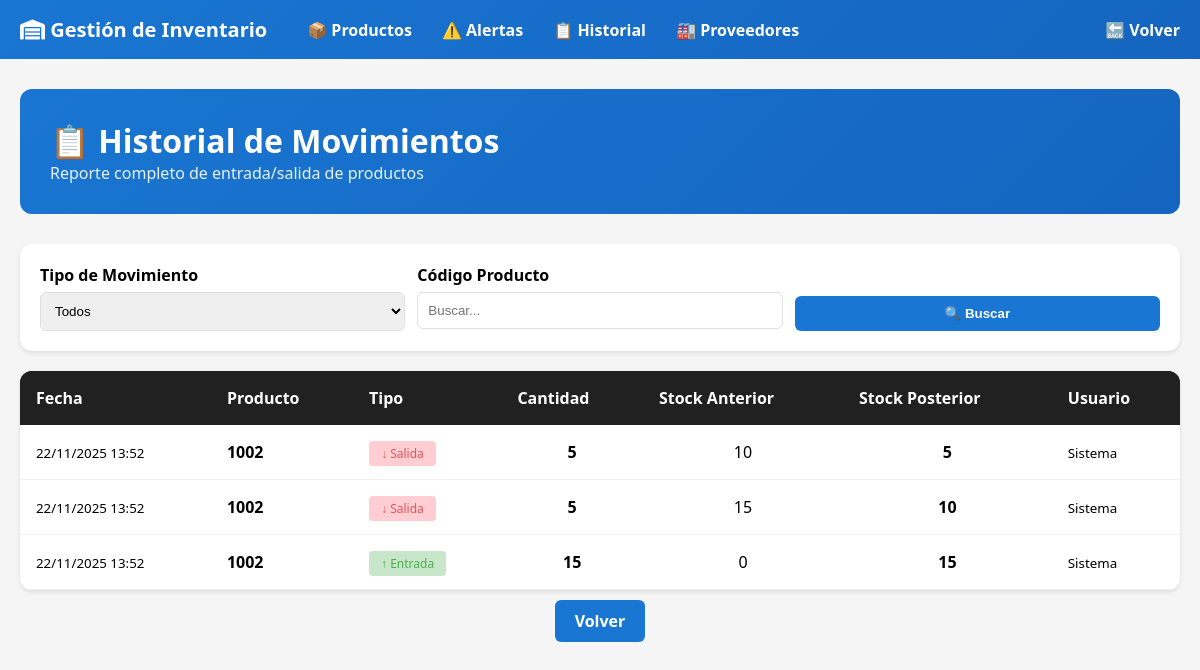
/productos/historial/, run on the app's committed database.
### inventario/models.py (models this page shows, shortened)
class Movimiento(models.Model):
    TIPOS_MOVIMIENTO = [
        ('entrada', 'Entrada de Stock'),
        ('salida', 'Salida de Stock'),
        ('ajuste', 'Ajuste de Inventario'),
        ('devolución', 'Devolución'),
    ]
    producto = models.ForeignKey(Producto, on_delete=models.CASCADE, verbose_name='Producto')
    tipo = models.CharField(max_length=20, choices=TIPOS_MOVIMIENTO, verbose_name='Tipo de Movimiento')
    cantidad = models.IntegerField(validators=[MinValueValidator(1)], verbose_name='Cantidad')
    usuario = models.CharField(max_length=100, verbose_name='Usuario que Realizó Movimiento')
    descripcion = models.TextField(blank=True, default='', verbose_name='Descripción/Observaciones')
    fecha = models.DateTimeField(auto_now_add=True, verbose_name='Fecha del Movimiento')
    stock_anterior = models.IntegerField(verbose_name='Stock Anterior')
    stock_posterior = models.IntegerField(verbose_name='Stock Posterior')
    class Meta:
        verbose_name = 'Movimiento'
        verbose_name_plural = 'Movimientos'
        ordering = ['-fecha']

class Producto(models.Model):
    COLORES = [
        ('ROJO', 'Rojo'),
        ('AZUL', 'Azul'),
        ('NEGRO', 'Negro'),
        ('BLANCO', 'Blanco'),
        ('GRIS', 'Gris'),
        ('VERDE', 'Verde'),
    ]
    CATEGORIAS = [
        ('ELECTRONICA', 'Electrónica'),
        ('HERRAMIENTAS', 'Herramientas'),
        ('VEHICULOS', 'Vehículos'),
        ('OFICINA', 'Oficina'),
        ('OTROS', 'Otros'),
    ]
    codigo = models.CharField(max_length=20, unique=True, verbose_name='Código de Producto')
    nombre = models.CharField(max_length=100, verbose_name='Nombre')
    marca = models.CharField(max_length=100, verbose_name='Marca del Producto')
    color = models.CharField(max_length=20, choices=COLORES, verbose_name='Color')
    categoria = models.CharField(max_length=50, choices=CATEGORIAS, default='OTROS', verbose_name='Categoría')
    stock = models.IntegerField(default=0, validators=[MinValueValidator(0)], verbose_name='Stock Disponible')
    stock_minimo = models.IntegerField(default=5, validators=[MinValueValidator(0)], verbose_name='Stock Mínimo')
    precio = models.DecimalField(max_digits=10, decimal_places=2, default=Decimal('0.00'), verbose_name='Precio Unitario')
    descripcion = models.TextField(blank=True, null=True, verbose_name='Descripción')
    codigo_barras = models.CharField(max_length=13, unique=True, blank=True, null=True, verbose_name='Código de Barras')
    proveedor = models.ForeignKey('Proveedor', on_delete=models.SET_NULL, null=True, blank=True, verbose_name='Proveedor')
    fecha_creacion = models.DateTimeField(auto_now_add=True, verbose_name='Fecha de Creación')
    fecha_actualizacion = models.DateTimeField(auto_now=True, verbose_name='Fecha de Actualización')
    class Meta:
        verbose_name = 'Producto'
        verbose_name_plural = 'Productos'
        ordering = ['-fecha_creacion']

### inventario/views.py (the view)
# urls.py: path('historial/', HistorialListView.as_view(), name='historial'),
class HistorialListView(ListView):
    model = Movimiento
    template_name = 'inventario/historial.html'
    context_object_name = 'movimientos'
    paginate_by = 50
    def get_queryset(self):
        queryset = Movimiento.objects.all()
        tipo = self.request.GET.get('tipo')
        if tipo:
            queryset = queryset.filter(tipo=tipo)
        producto = self.request.GET.get('producto')
        if producto:
            queryset = queryset.filter(producto__codigo__icontains=producto)
        return queryset.order_by('-fecha')
    def get_context_data(self, **kwargs):
        context = super().get_context_data(**kwargs)
        context['rol'] = self.request.GET.get('rol', 'administrador')
        return context

### inventario/templates/inventario/historial.html (shortened to what this page needs)
{% extends "inventario/base.html" %}
{% block content %}
<div style="background: linear-gradient(135deg, #1976D2 0%, #1565C0 100%); color: white; padding: 30px; border-radius: 12px; margin-bottom: 30px;">
    <h1 style="font-size: 32px; font-weight: 700;">📋 Historial de Movimientos</h1>
    <p style="opacity: 0.9;">Reporte completo de entrada/salida de productos</p>
</div>
<div style="background: white; padding: 20px; border-radius: 12px; margin-bottom: 20px; box-shadow: 0 2px 4px rgba(0,0,0,0.1);">
    <form method="get" style="display: grid; grid-template-columns: repeat(auto-fit, minmax(200px, 1fr)); gap: 12px;">
        <div>
            <label style="font-weight: 600; display: block; margin-bottom: 6px;">Tipo de Movimiento</label>
            <select name="tipo" style="width: 100%; padding: 10px; border: 1px solid #E0E0E0; border-radius: 6px;">
                <option value="">Todos</option>
            </select>
        </div>
        <div>
            <label style="font-weight: 600; display: block; margin-bottom: 6px;">Código Producto</label>
            <input type="text" name="producto" value="{{ request.GET.producto }}" style="width: 100%; padding: 10px; border: 1px solid #E0E0E0; border-radius: 6px;" placeholder="Buscar...">
        </div>
        <div style="align-self: flex-end;">
            <button type="submit" style="background: #1976D2; color: white; padding: 10px 20px; border: none; border-radius: 6px; font-weight: 600; cursor: pointer; width: 100%;">🔍 Buscar</button>
        </div>
    </form>
</div>
{% if movimientos %}
<div style="background: white; border-radius: 12px; overflow: hidden; box-shadow: 0 2px 4px rgba(0,0,0,0.1);">
    <table style="width: 100%; border-collapse: collapse;">
        <thead>
            <tr style="background: #212121; color: white;">
                <th style="padding: 16px; text-align: left;">Fecha</th>
                <th style="padding: 16px;">Producto</th>
                <th style="padding: 16px;">Tipo</th>
                <th style="padding: 16px;">Cantidad</th>
                <th style="padding: 16px;">Stock Anterior</th>
                <th style="padding: 16px;">Stock Posterior</th>
                <th style="padding: 16px;">Usuario</th>
            </tr>
        </thead>
        <tbody>
        {% for mov in movimientos %}
        <tr style="border-bottom: 1px solid #F0F0F0;">
            <td style="padding: 16px;"><small>{{ mov.fecha|date:'d/m/Y H:i' }}</small></td>
            <td style="padding: 16px;"><strong>{{ mov.producto.codigo }}</strong></td>
            <td style="padding: 16px;">
                {% if mov.tipo == 'entrada' %}
                <span style="background: #C8E6C9; color: #4CAF50; padding: 4px 12px; border-radius: 4px; font-size: 12px;">↑ Entrada</span>
                {% elif mov.tipo == 'salida' %}
                <span style="background: #FFCDD2; color: #E05555; padding: 4px 12px; border-radius: 4px; font-size: 12px;">↓ Salida</span>
                {% else %}
                <span style="background: #E1BEE7; color: #7B1FA2; padding: 4px 12px; border-radius: 4px; font-size: 12px;">⚙ {{ mov.get_tipo_display }}</span>
                {% endif %}
            </td>
            <td style="padding: 16px; text-align: center; font-weight: 600;">{{ mov.cantidad }}</td>
            <td style="padding: 16px; text-align: center;">{{ mov.stock_anterior }}</td>
            <td style="padding: 16px; text-align: center; font-weight: 600;">{{ mov.stock_posterior }}</td>
            <td style="padding: 16px;"><small>{{ mov.usuario }}</small></td>
        </tr>
        {% endfor %}
        </tbody>
    </table>
</div>
{% else %}
<div style="background: white; padding: 60px; border-radius: 12px; text-align: center;">
    <p style="font-size: 48px;">📭</p>
    <h3>Sin movimientos registrados</h3>
</div>
{% endif %}
<div style="margin-top: 20px; text-align: center;">
    <a href="{% url 'inventario:listado' %}?rol={{ rol }}" style="background: #1976D2; color: white; padding: 10px 20px; border-radius: 6px; text-decoration: none; font-weight: 600;">Volver</a>
</div>
{% endblock %}

### inventario/templates/inventario/base.html (shortened to what this page needs)
<!DOCTYPE html>
<html lang="es">
<head>
    <link rel="stylesheet" href="https://cdnjs.cloudflare.com/ajax/libs/font-awesome/6.0.0/css/all.min.css">
</head>
<body>
    <div class="navbar">
        <div class="navbar-container">
            <a href="/" class="navbar-brand"><i class="fas fa-warehouse"></i> Gestión de Inventario</a>
            <div class="navbar-menu">
                <a href="{% url 'inventario:listado' %}?rol=administrador">📦 Productos</a>
                {% if rol == 'administrador' or rol == 'gerente' %}
                <a href="{% url 'inventario:alertas' %}?rol={{ rol }}">⚠️ Alertas</a>
                <a href="{% url 'inventario:historial' %}?rol={{ rol }}">📋 Historial</a>
                <a href="{% url 'inventario:proveedor_list' %}?rol={{ rol }}">🏭 Proveedores</a>
                {% endif %}
            </div>
            <div class="navbar-logout">
                {% if user.is_authenticated %}
                <a href="{% url 'inventario:logout' %}" style="color: white; text-decoration: none; font-weight: 600;">🚪 Salir</a>
                {% else %}
                <a href="/" style="color: white; text-decoration: none; font-weight: 600;">🔙 Volver</a>
                {% endif %}
            </div>
        </div>
    </div>
    <div class="container">
        {% block content %}{% endblock %}
    </div>
</body>
</html>

### inventario/templates/inventario/base.html (style rules this page uses)
* { margin: 0; padding: 0; box-sizing: border-box; }
body { font-family: 'Segoe UI', sans-serif; background: #F5F5F5; }
.navbar { background: linear-gradient(135deg, #1976D2 0%, #1565C0 100%); padding: 0; margin: 0; }
.navbar-container { max-width: 1200px; margin: 0 auto; display: flex; align-items: center; padding: 16px 20px; }
.navbar-brand { color: white; font-size: 20px; font-weight: 700; margin-right: 40px; text-decoration: none; }
.navbar-menu { display: flex; gap: 30px; flex: 1; }
.navbar-menu a { color: white; text-decoration: none; font-weight: 600; transition: opacity 0.3s; }
.navbar-logout { margin-left: auto; }
.container { max-width: 1200px; margin: 30px auto; padding: 0 20px; }
table { width: 100%; border-collapse: collapse; background: white; border-radius: 8px; overflow: hidden; box-shadow: 0 2px 4px rgba(0,0,0,0.1); }
th { background: #212121; color: white; padding: 16px; text-align: left; }
td { padding: 16px; border-bottom: 1px solid #F0F0F0; }

### data on the page
Movimiento: fecha "22/11/2025 13:52", producto.codigo "1002", tipo "↓ Salida", cantidad "5", stock_anterior "10", stock_posterior "5", usuario "Sistema"
Movimiento: fecha "22/11/2025 13:52", producto.codigo "1002", tipo "↓ Salida", cantidad "5", stock_anterior "15", stock_posterior "10", usuario "Sistema"
Movimiento: fecha "22/11/2025 13:52", producto.codigo "1002", tipo "↑ Entrada", cantidad "15", stock_anterior "0", stock_posterior "15", usuario "Sistema"
